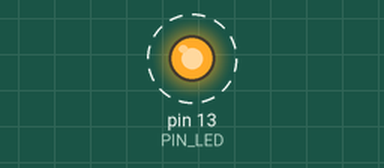
This sketch was run on a simulated Teensy 4. Shown: output pins drawn as LEDs (lit = HIGH). Dashed ring = blinking. What the sketch prints to the serial monitor is not drawn.

Above: at 0.2 s.
Timing chart, 0 to 3.0 s (numbered marks = the images above):
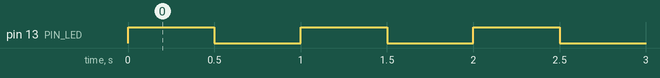

Measured:
- by itself, pin 13 (PIN_LED): alternates HIGH for 0.50 s and LOW for 0.50 s

The sketch:

01_blink.ino
```cpp
// 01_blink: Teensy 4.1 업로드 환경 확인
// 보드 LED(13번 핀)가 0.5초 간격으로 깜빡이고, 시리얼 모니터에 카운트가 찍히면 통과.

#define PIN_LED LED_BUILTIN  // Teensy 4.1 = 13번 핀 (나중에 OLED SPI SCK로도 쓰므로, OLED 연결 후에는 화면 갱신 때 깜빡임)

unsigned long count = 0;

void setup() {
  pinMode(PIN_LED, OUTPUT);
  Serial.begin(115200);
  while (!Serial && millis() < 3000) {}  // 시리얼 모니터 연결을 최대 3초 기다림
  Serial.println("01_blink 시작");
  Serial.printf("CPU 클럭: %lu MHz\n", F_CPU_ACTUAL / 1000000);
}

void loop() {
  digitalWrite(PIN_LED, HIGH);
  delay(500);
  digitalWrite(PIN_LED, LOW);
  delay(500);
  Serial.printf("blink %lu\n", ++count);
}
```
